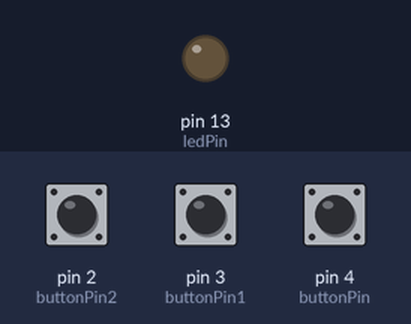
A sketch run on a simulated Arduino Uno, built with avr-gcc and run on an emulated ATmega328P. Shown: output pins drawn as LEDs (lit = HIGH). The test bench sets the inputs (shaded band); at power-on: pin 4 (buttonPin) HIGH, pin 2 (buttonPin2) HIGH, pin 3 (buttonPin1) HIGH. What the sketch prints to the serial monitor is not drawn.

Above: at 1.2 s.
1.3 s: pin 4 (buttonPin) pulled LOW for 0.15 s
At 1.37 s:
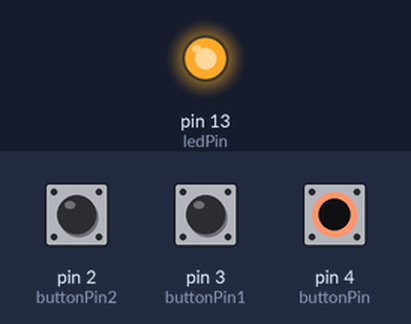
2.9 s: pin 4 (buttonPin) pulled LOW for 3.2 s
At 7.0 s:
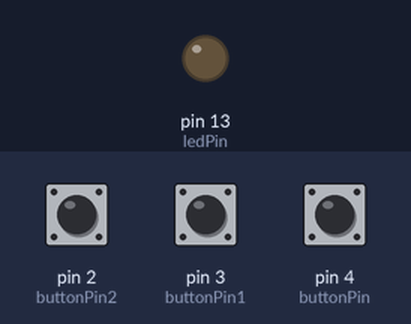
Timing chart, 0 to 8.5 s (numbered marks = the images above; inputs shaded):
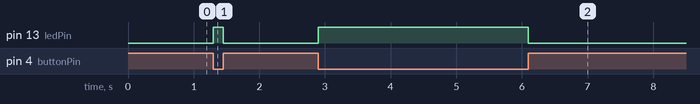

The sketch:

recorder.ino
```cpp
/*
    Modified from https://www.arduino.cc/en/Tutorial/BuiltInExamples/Button

*/

// constants won't change. They're used here to set pin numbers:
const int buttonPin = 4;     // the number of the pushbutton pin
const int buttonPin1 = 3;     // the number of the pushbutton pin
const int buttonPin2 = 2;     // the number of the pushbutton pin
const int ledPin =  13;      // the number of the LED pin

// variables will change:
int buttonState = 0;         // variable for reading the pushbutton status
int buttonState1 = 0;         // variable for reading the pushbutton status
int buttonState2 = 0;         // variable for reading the pushbutton status
char Val[4] = {'0', '0', '0', '\n'};
char prev[4] = "000\n";

void setup() {
  // initialize the LED pin as an output:
  pinMode(ledPin, OUTPUT);
  pinMode(buttonPin1, INPUT_PULLUP);
  pinMode(buttonPin2, INPUT_PULLUP);
  // initialize the pushbutton pin as an input:
  pinMode(buttonPin, INPUT_PULLUP);
  Serial.begin(9600); // open the serial port at 9600 bps:
}

void loop() {
  // read the state of the pushbutton value:
  buttonState = digitalRead(buttonPin);
  buttonState1 = digitalRead(buttonPin1);
  buttonState2 = digitalRead(buttonPin2);

  if (buttonState1 == LOW) {
    Val[0] = '1';
  }
  else{
    Val[0] = '0';
  }
  if (buttonState2 == LOW) {
    Val[2] = '1';
  }
  else{
    Val[2] = '0';
  }
  // check if the pushbutton is pressed. If it is, the buttonState is HIGH:
  if (buttonState == LOW) {
    // turn LED on:
    digitalWrite(ledPin, HIGH);
    Val[1] = '1';
  } else {
    // turn LED off:
    digitalWrite(ledPin, LOW);

    Val[1] = '0';
  }
  if(prev[0] != Val[0] or prev[1] != Val[1] or prev[2] != Val[2]){
    prev[0] = Val[0];
    prev[1] = Val[1];
    prev[2] = Val[2];
    Serial.print(Val);
  }
}
```

Measured:
- after the input at 1.3 s, pin 13 (ledPin): LOW → HIGH at once, → LOW 0.15 s later
- after the input at 2.9 s, pin 13 (ledPin): LOW → HIGH at once, → LOW 3.2 s later
